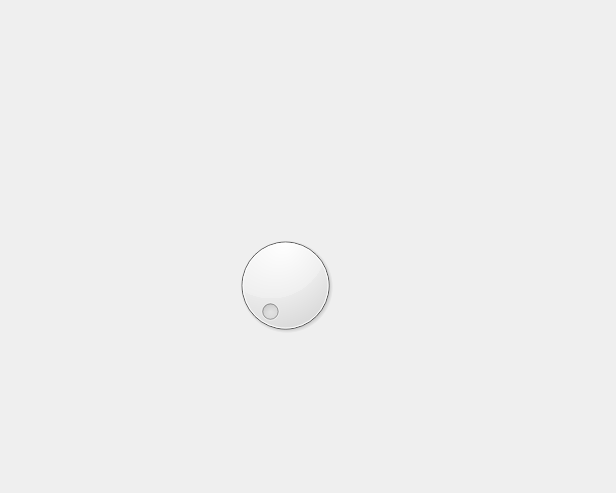
<?xml version="1.0" encoding="UTF-8"?>
<ui version="4.0">
 <class>Widget</class>
 <widget class="QWidget" name="Widget">
  <property name="geometry">
   <rect>
    <x>0</x>
    <y>0</y>
    <width>616</width>
    <height>493</height>
   </rect>
  </property>
  <property name="windowTitle">
   <string>Widget</string>
  </property>
  <widget class="QDial" name="dial">
   <property name="geometry">
    <rect>
     <x>210</x>
     <y>230</y>
     <width>151</width>
     <height>111</height>
    </rect>
   </property>
  </widget>
 </widget>
 <resources/>
 <connections/>
</ui>
